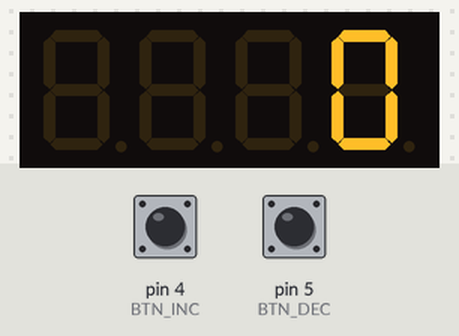
Bench run of a sketch on a simulated Arduino Uno, built with avr-gcc and run on an emulated ATmega328P. Shown: 4-digit seven-segment display. Inputs (shaded band) come from the test bench; at power-on: pin 4 (BTN_INC) HIGH, pin 5 (BTN_DEC) HIGH.

Above: at 1.2 s.
1.3 s: pin 4 (BTN_INC) pulled LOW for 1 s
At 1.63 s:
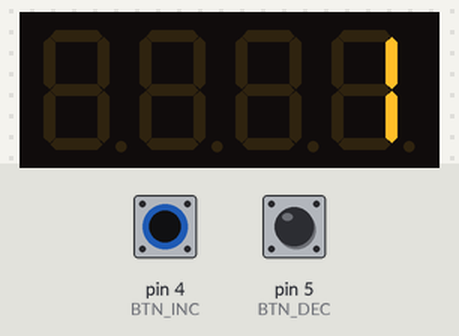
At 2.9 s:
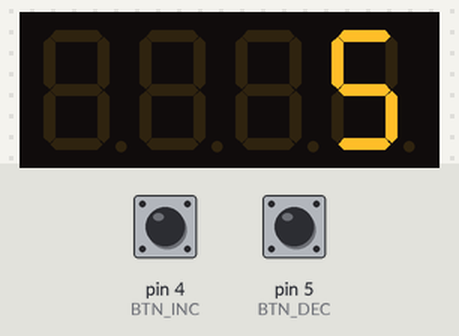
3.8 s: pin 4 (BTN_INC) pulled LOW for 0.15 s
Timing chart, 0 to 6.8 s (numbered marks = the images above; inputs shaded):
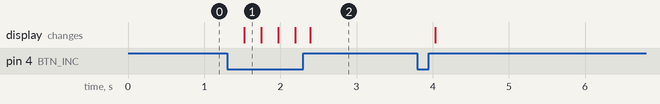

The sketch:

counting-in-sec.ino
```cpp
#include <TM1637Display.h>

#define CLK 3
#define DIO 2

#define BTN_INC 4
#define BTN_DEC 5

TM1637Display display(CLK, DIO);

int value = 0;

void setup() {
  display.setBrightness(5);

  pinMode(BTN_INC, INPUT_PULLUP);
  pinMode(BTN_DEC, INPUT_PULLUP);
}

void loop() {

  if (digitalRead(BTN_INC) == LOW) {
    value++;
    if (value > 9999) value = 9999;
    delay(200);  // basic debounce
  }

  if (digitalRead(BTN_DEC) == LOW) {
    value--;
    if (value < 0) value = 0;
    delay(200);  // basic debounce
  }

  display.showNumberDec(value);
}
```

Measured:
- after the input at 1.3 s, the display: changes after 0.23 s (image 1)
